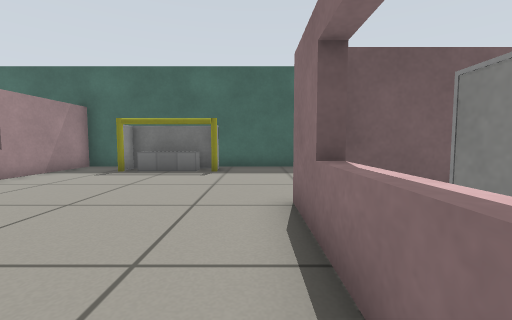
View 1 (above)

18 first-person views from a walk through a world built for the Gazebo simulator. The camera is 0.5 m above the floor, tilts 4° down and sees 90° across. The floor is counted in squares, 0.5 m on a side. Each view is taken from the middle of a square. On the plan, view 1 faces up. The plan holds only what a view shows up to about 11 squares ahead; the rest is blank. Gazebo's built-in surfaces are drawn with simple patterns. Simple shapes stand in for some stock models.

View 2
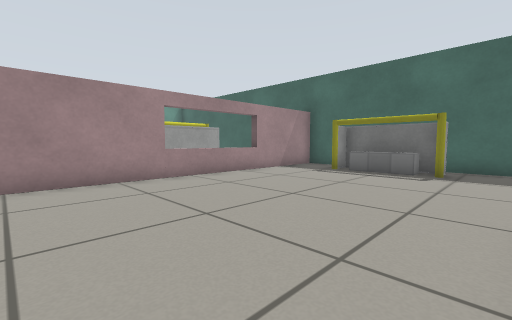

View 3
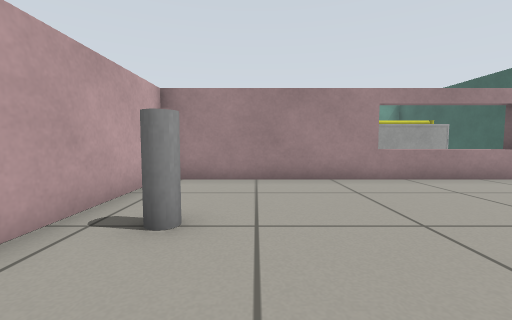

View 4
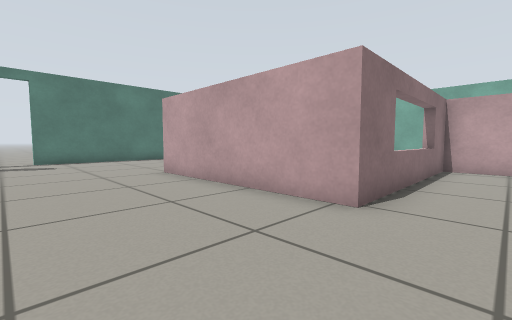

View 5
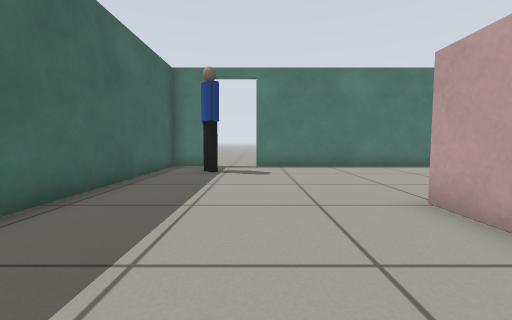

View 6
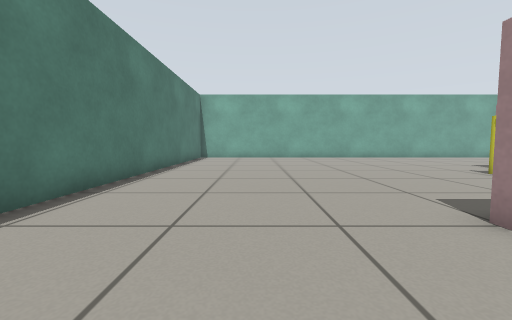

View 7
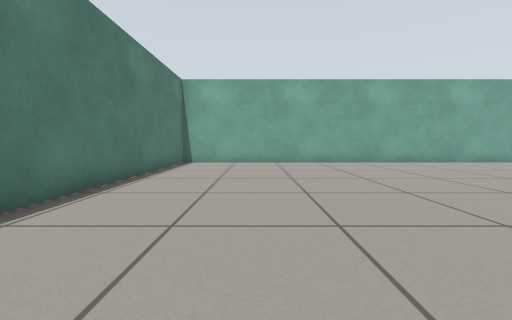

View 8
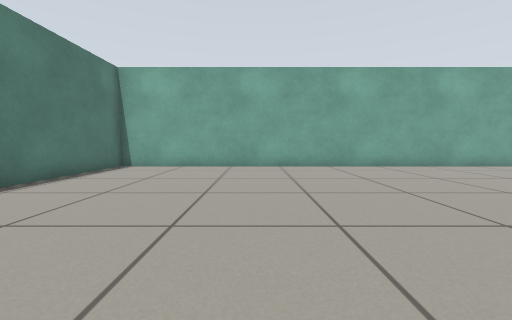

View 9
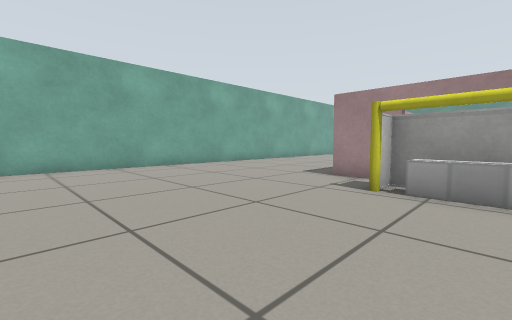

View 10
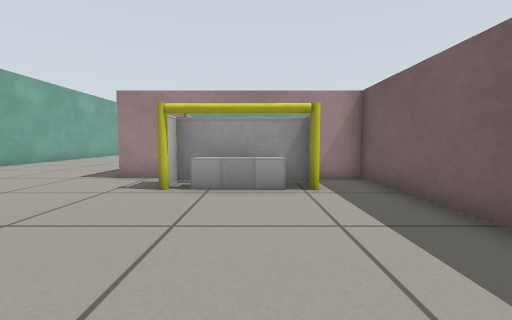

View 11
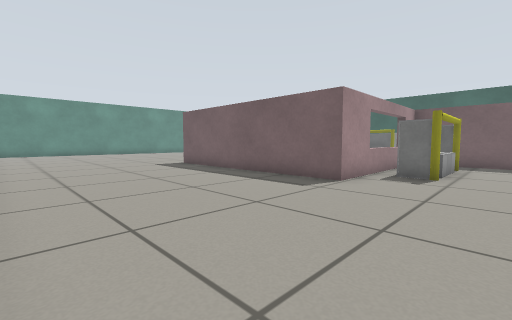

View 12
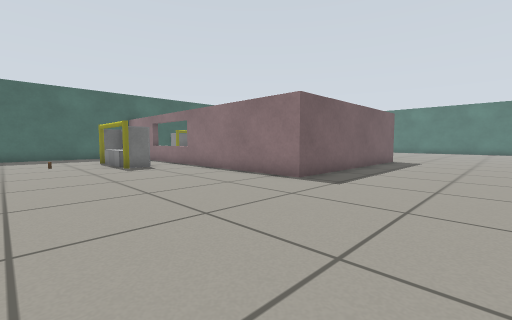

View 13
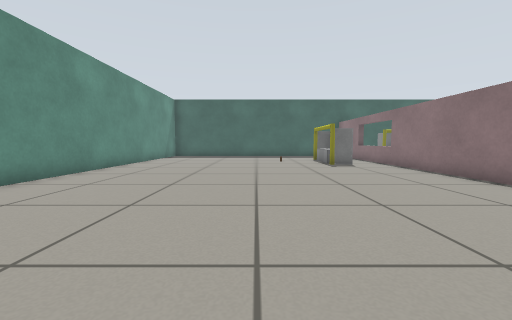

View 14
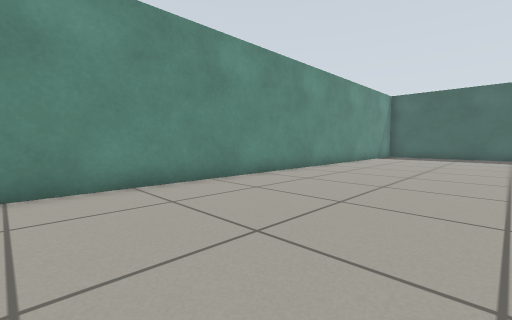

View 15
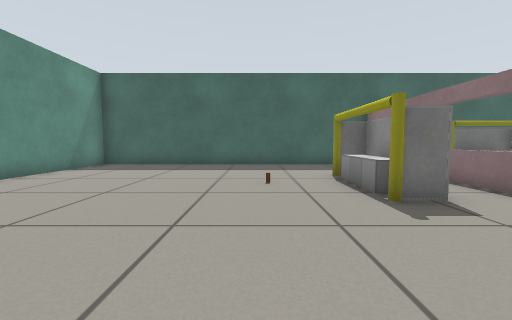

View 16
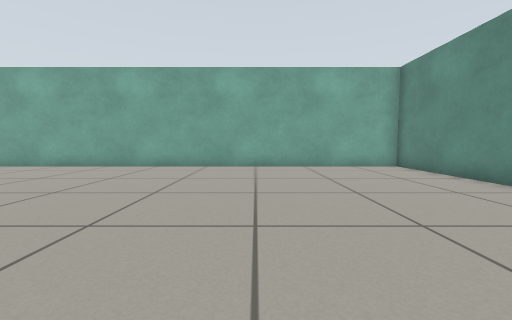

View 17
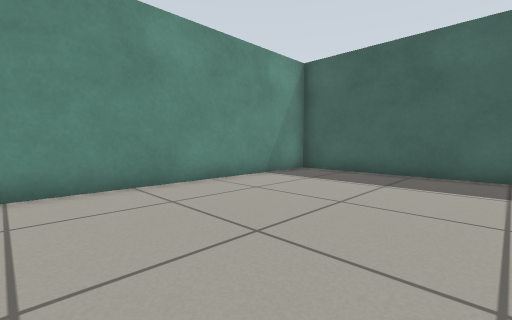

View 18
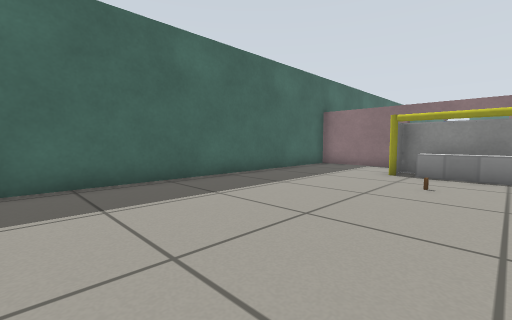

### Floor plan
Points are (right, up) in squares from view 1. A wall is a line through its corners. A room is listed if a view was taken in it or the views show most of it. See-through windows are left out.
Room 1 (views 1, 2, 3, 4, 5, 6, 7, 8, 9, 10, 11, 12, 13, 14, 15, 16, 17, 18)
walls: (5.3, 3.9) (0.9, 3.9) (0.9, -2.8) (-7.1, -2.8) (-7.1, 10.1); (-6.8, 10.5) (-6.8, -2.5) (0.6, -2.5) (0.6, 4.2) (7.1, 4.2); (1.6, 10.4) (-18.8, 10.4) (-18.8, -9.5) (13.6, -9.5) (13.6, 7); (13.6, 9.1) (13.6, 10.4) (6.3, 10.4)
ways out: open door at (14, 7.5)
objects: other object (-12, 5); cup (-10, 3) to (-9, 7); white box (-9, 4) to (-9, 6); cup (-5, 9) to (-1, 10); white box (-4, 9) to (-2, 9); grey cylinder (-3, -1); cup (2, -1) to (3, 2); white box (2, 0) to (2, 2); person (11, 8) to (12, 9)

Positions as (right, up) in squares from view 1, and headings:
1: (0, 0), facing up
2: (0, 0), facing up-left
3: (0, 0), facing left
4: (-1, 8), facing down-right
5: (3, 7), facing right
6: (10, 7), facing down
7: (10, 3), facing down
8: (8, 1), facing down
9: (8, 1), facing down-left
10: (8, 1), facing left
11: (4, -9), facing up-left
12: (-13, -7), facing up-right
13: (-13, -8), facing up
14: (-13, -8), facing up-left
15: (-12, -1), facing up
16: (-13, 1), facing down
17: (-13, 2), facing up-left
18: (-18, 4), facing up-right
